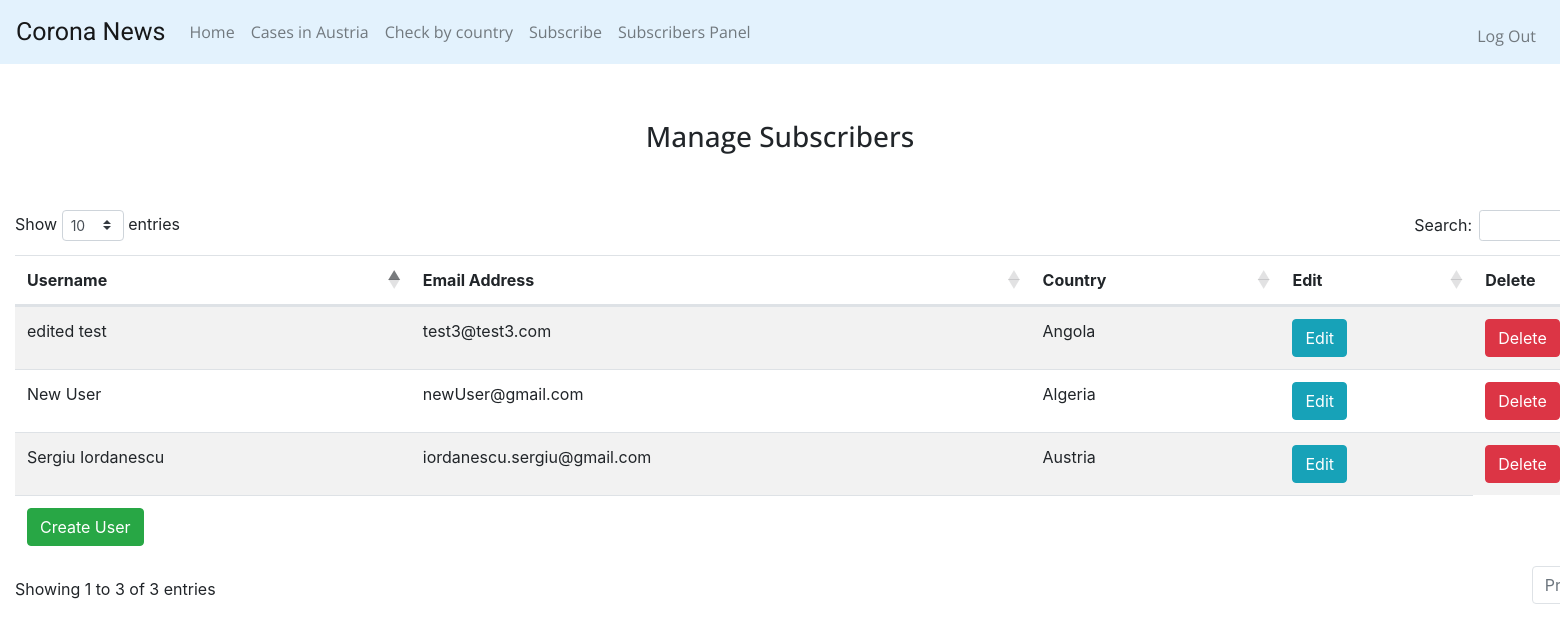
The app's page /usersTable (signed in) with its own data.
### tables this page shows
CREATE TABLE subscribers (subscriber_id INTEGER PRIMARY KEY AUTOINCREMENT NOT NULL, emailAdress text NOT NULL, Name text NOT NULL, country TEXT);

### app.py (the view)
@app.route("/usersTable")
@login_required
def usersTable():
    users = select_all_users()
    loggedUser = select_user_where_userID('users', session["user_id"])
    if loggedUser[0]['role'] != 'admin':
        return render_template("usersTable.html", users=users, disabled='disabled')
    return render_template("usersTable.html", users=users)

### app.py (called while the page is built)
@app.after_request
def after_request(response):
    response.headers["Cache-Control"] = "no-cache, no-store, must-revalidate"
    response.headers["Expires"] = 0
    response.headers["Pragma"] = "no-cache"
    return response

### helpers.py (called while the page is built)
def connect_to_db():
    conn = sqlite3.connect('coronaDatabase.db')
    return conn

def dict_factory(cursor, row):
    d = {}
    for idx, col in enumerate(cursor.description):
        d[col[0]] = row[idx]
    return d

def login_required(f):
    @wraps(f)
    def decorated_function(*args, **kwargs):
        if session.get("user_id") is None:
            return redirect("/login")
        return f(*args, **kwargs)
    return decorated_function

### subscribeDAO.py (called while the page is built)
def select_user_where_userID(tableName, userID):
    conn = connect_to_db()
    conn.row_factory = dict_factory
    cursor = conn.cursor()
    format_str = """SELECT * FROM "{table}" WHERE user_id="{userID}";"""
    sql_command = format_str.format(table=tableName, userID=userID)
    cursor.execute(sql_command)
    user = cursor.fetchall()
    conn.close()
    return user

def select_all_users():
    conn = connect_to_db()
    conn.row_factory = dict_factory
    cursor = conn.cursor()
    sql_command = """SELECT * FROM subscribers"""
    cursor.execute(sql_command)
    users = cursor.fetchall()
    conn.close()
    return users

### templates/usersTable.html (shortened to what this page needs)
{% extends "layout.html" %}
{% block headSergiu %}
    <link href="https://cdn.datatables.net/1.10.22/css/dataTables.bootstrap4.min.css" rel="stylesheet">
{% endblock %}
{% block main %}
<br>
<h3 class="my-2" style="text-align: center; font-family: 'Open Sans', sans-serif;">Manage Subscribers</h3>
<br><br>
    <div class="col">
        <div style="margin:auto; width:1700px;">
            <table id="example" class="table table-striped " style="width: 100%;" >
                <thead>
                    <tr>
                        <th>Username</th>
                        <th>Email Address</th>
                        <th>Country</th>
                        <th>Edit</th>
                        <th>Delete</th>
                    </tr>
                </thead>
                <tfoot>
                    <tr>
                        <td>
                            <a href="manageUsers/create/newUser/0"><button class="btn btn-success" {{disabled}}>Create User</button></a>
                        </td>
                        <td></td>
                        <td></td>
                        <td></td>
                    </tr>
                </tfoot>
                <tbody>
                <form class="text-center border border-light p-5" action="/usersTable" method="post">
                    {% for dict_item in users %}
                        <tr>
                            <td>
                                {{dict_item.get("Name")}}
                            </td>
                            <td>
                                {{dict_item.get("emailAdress")}}
                            </td>
                            <td>
                                {{dict_item.get("country")}}
                            </td>
                            <td>
                                {% set emailAddress = dict_item.get("emailAdress") %}
                                {% set userID = dict_item.get("subscriber_id") %}
                                <a href="manageUsers/edit/{{ emailAddress }}/{{ userID }}"><button class="btn btn-info" {{disabled}}>Edit</button></a>
                            </td>
                            <td>
                                {% set emailAddress = dict_item.get("emailAdress") %}
                                {% set userID = dict_item.get("subscriber_id") %}
                                <button type="button" class="btn btn-danger" data-toggle="modal" data-target="#exampleModalCenter" {{disabled}}>
                                    Delete
                                </button>
                            </td>
                        </tr>
                    {% endfor %}
                </form>
                </tbody>
            </table>
        </div>
{% endblock %}

### records on screen
subscribers: get "edited test", get "test3@test3.com", get "Angola"
subscribers: get "Sergiu Iordanescu", get "iordanescu.sergiu@gmail.com", get "Austria"
subscribers: get "New User", get "newUser@gmail.com", get "Algeria"
